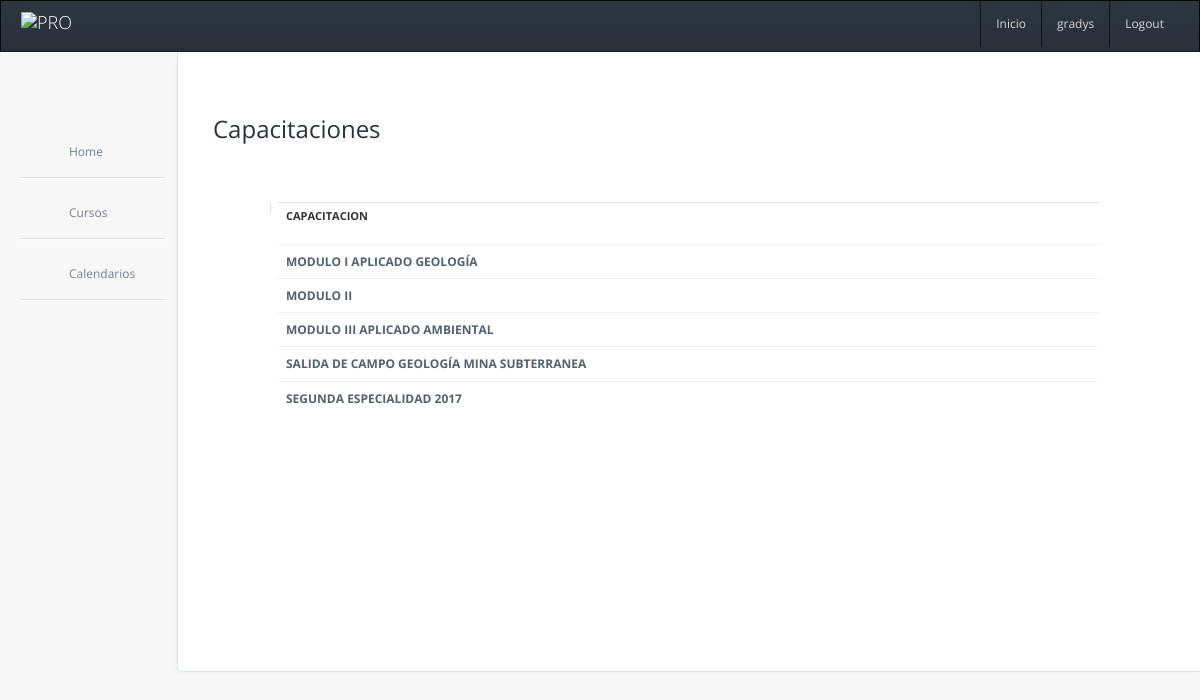
The page /aula_virtual/capacitation/ (signed in) on the database its author committed.
### aula_virtual/models.py (models this page shows)
class Capacitacion(models.Model):
    name = models.CharField(max_length=100, null=False, blank=False)
    file = models.FileField(_('file'), upload_to="capacitationes/", null=True)

### aula_virtual/views.py (the view)
@login_required
def capacitacion_list(request):
    capacitacions = Capacitacion.objects.all()
    return render(request, "aula_virtual/capacitation/list.html", locals())

### aula_virtual/templates/aula_virtual/capacitation/list.html (shortened to what this page needs)
{% extends 'aula_virtual/layout.html' %}
{% load static %}
{% block content %}
<div id="pad-wrapper" class="users-list">
    <div class="row header">
        <h3>Capacitaciones</h3>
    </div>
    <div id="pad-wrapper" class="users-list">
     <div class="col-md-6 col-sm-12 col-xs-12 pull-right">
    </div>
    <table class="table table-hover">
        <thead>
        <tr>
            <th>Capacitacion</th>
        </tr>
        </thead>
        <tbody>
        {% for requirement in capacitacions %}
        <tr>
            <td><b>{{requirement.name}}</b></td>
        </tr>
        {% endfor %}
        </tbody>
    </table>
</div>
</div>
{% endblock %}

### aula_virtual/templates/aula_virtual/layout_with_out_nav.html (shortened to what this page needs)
{% load i18n %}
{% load static %}
<!DOCTYPE html>
<html>
<head>
    <link href="https://maxcdn.bootstrapcdn.com/bootstrap/3.3.7/css/bootstrap.min.css" rel="stylesheet">
    <link href="{% static 'aula_virtual/css/bootstrap/bootstrap-overrides.css' %}" type="text/css" rel="stylesheet"/>
    <link rel="stylesheet" type="text/css" href="{% static 'aula_virtual/css/compiled/layout.css' %}"/>
    <link rel="stylesheet" type="text/css" href="{% static 'aula_virtual/css/compiled/elements.css' %}"/>
    <link rel="stylesheet" type="text/css" href="{% static 'aula_virtual/css/compiled/icons.css' %}"/>
    <link href="{% static 'aula_virtual/css/lib/font-awesome.css' %}" type="text/css" rel="stylesheet"/>
    <link href="{% static 'aula_virtual/css/lib/uniform.default.css' %}" type="text/css" rel="stylesheet"/>
    <link href="{% static 'aula_virtual/css/lib/select2.css' %}" type="text/css" rel="stylesheet" />
    <link href="{% static 'aula_virtual/css/lib/bootstrap.datepicker.css' %}" type="text/css" rel="stylesheet"/>
    <link rel="stylesheet" href="{% static 'aula_virtual/css/compiled/form-showcase.css' %}" type="text/css"
          media="screen"/>
    <link rel="stylesheet" href="{% static 'aula_virtual/css/compiled/index.css' %}" type="text/css" media="screen"/>
</head>
<body>
<header class="navbar navbar-inverse" role="banner">
    <div class="navbar-header">
        <a class="navbar-brand" href="/">
            <img src="{% static 'main/img/logo-geoartemis.jpeg' %}" style="max-height: 34px;" alt="Pro"/>
        </a>
    </div>
    <ul class="nav navbar-nav pull-right hidden-xs">
        <li>
            <a href="/" class="hidden-xs hidden-sm">
                Inicio
            </a>
        </li>
        <li>
            <a href="#" class="dropdown-toggle hidden-xs hidden-sm" data-toggle="dropdown">
                {% if request.user.is_superuser %}
                    admin
                {% else %}
                    {{ request.user.first_name }}
                {% endif %}
            </a>
        </li>
    <li><a href="{% url 'accounts:logout' %}">{% trans 'logout'|capfirst %}</a></li>
    </ul>
</header>
{% block sidebar %}
{% endblock %}
<div class="content">
    {% block content %}
    {% endblock %}
</div>
</body>
</html>

### aula_virtual/static/aula_virtual/css/compiled/layout.css (style rules this page uses)
body { font-family: 'Open Sans', sans-serif; background-color: #f7f7f7; position: relative; margin: 0px; font-size: 12px; padding: 0px; }
h1, h2, h3, h4, h5 { margin: 0; line-height: inherit; color: #29323d; }
.header { margin-bottom: 60px; }
.header h1, .header h2, .header h3, .header h4, .header h5 { float: left; margin-top: 5px; }
#pad-wrapper { padding: 0px 50px; margin-top: 55px; }
.content { min-width: 400px; min-height: 620px; margin-bottom: 100px; padding-bottom: 50px; overflow: hidden; position: relative; background: #fff; margin-left: 177px; border-left: 1px solid #dae3e9; border-bottom: 1px solid #dae3e9; box-shadow: -3px 3px 3px -2px #f1f1f3; border-radius: 0px 0px 0px 5px; -webkit-transition: margin-left .3s ease; -moz-transition: margin-left .3s ease; -o-transition: margin-left .3s ease; -ms-transition: margin-left .3s ease; transition: margin-left .3s ease; }

### aula_virtual/templates/aula_virtual/layout_with_out_nav.html (style rules this page uses)
.header { margin-bottom: 2%; }

### rows shown on the page
Capacitacion: name "MODULO I APLICADO GEOLOGÍA"
Capacitacion: name "MODULO II"
Capacitacion: name "MODULO III APLICADO AMBIENTAL"
Capacitacion: name "SALIDA DE CAMPO GEOLOGÍA MINA SUBTERRANEA"
Capacitacion: name "SEGUNDA ESPECIALIDAD 2017"

### other values the page prints
{{ request.user.first_name }} "gradys"
